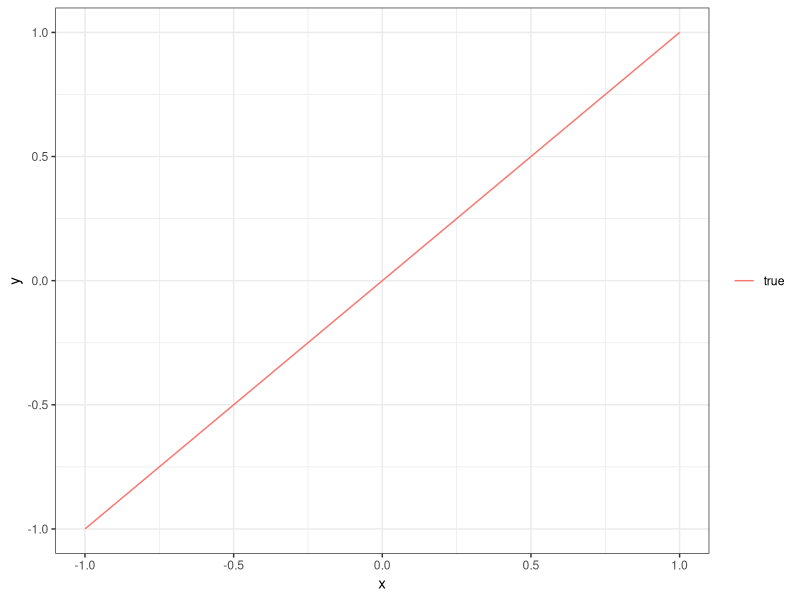
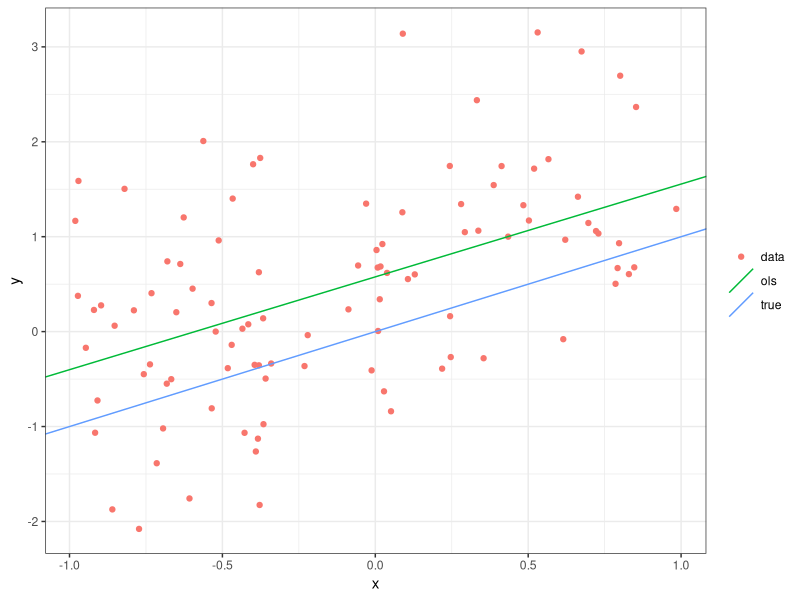

Write the R code that produced these figures, in order. (Note: a time limit stopped this script after it produced the figures.)
# Simple script to generate simulated data and fit regressions
rm(list = ls())
gc()

library(ggplot2)
library(dplyr)
library(tidyr)

set.seed(1234)

B <- c(0, 1)

N <- 100

# true DGP
data.frame(x = c(-1, 1), y = B[1] + B[2] * c(- 1, 1)) %>%
  ggplot() + 
  geom_line(aes(x = x, y = y, col = "true")) + 
  theme_bw() + 
  theme(legend.title = element_blank())

# low variance
X <- runif(N, -1, 1)
e <- rnorm(N, 0.5)
Y <- B[1] + X * B[2] + e

model <- lm(Y ~ X, data = data.frame(X = X, Y = Y))

data.frame(x = X, y = Y) %>%
  ggplot() + 
  geom_point(aes(x = x, y = y, col = "data")) +
  geom_abline(aes(intercept = 0, slope = 1, col = "true")) +
  geom_abline(aes(intercept = model$coefficients[1], slope = model$coefficients[2], col = "ols")) +
  theme_bw() + 
  theme(legend.title = element_blank())

# draw samples until we find one with a significant negative slope
stop <- 0
iter <- 0

while (stop == 0){
  
  iter <- iter + 1
  
  X <- runif(N, -1, 1)
  e <- rnorm(N, 0.5)
  Y <- B[1] + X * B[2] + e
  
  model <- lm(Y ~ X, data = data.frame(X = X, Y = Y))
  temp <- summary.lm(model)
  
  stop <- (temp$coefficients[2, 4] < 0.05) * (temp$coefficients[2, 1] < 0)
  
}
